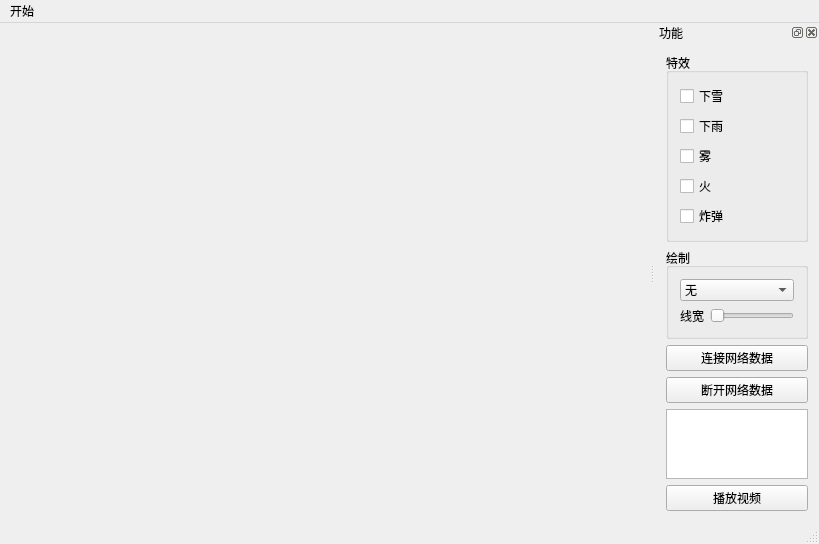
<?xml version="1.0" encoding="UTF-8"?>
<ui version="4.0">
 <class>OSGEarthWindowClass</class>
 <widget class="QMainWindow" name="OSGEarthWindowClass">
  <property name="geometry">
   <rect>
    <x>0</x>
    <y>0</y>
    <width>819</width>
    <height>524</height>
   </rect>
  </property>
  <property name="windowTitle">
   <string>OSGEarthWindow</string>
  </property>
  <widget class="QWidget" name="centralWidget"/>
  <widget class="QMenuBar" name="menuBar">
   <property name="geometry">
    <rect>
     <x>0</x>
     <y>0</y>
     <width>819</width>
     <height>23</height>
    </rect>
   </property>
   <widget class="QMenu" name="menuKais">
    <property name="title">
     <string>开始</string>
    </property>
    <addaction name="actionExit"/>
   </widget>
   <addaction name="menuKais"/>
  </widget>
  <widget class="QDockWidget" name="dockWidget">
   <property name="minimumSize">
    <size>
     <width>148</width>
     <height>428</height>
    </size>
   </property>
   <property name="layoutDirection">
    <enum>Qt::LeftToRight</enum>
   </property>
   <property name="allowedAreas">
    <set>Qt::RightDockWidgetArea</set>
   </property>
   <property name="windowTitle">
    <string>功能</string>
   </property>
   <attribute name="dockWidgetArea">
    <number>2</number>
   </attribute>
   <widget class="QWidget" name="dockWidgetContents">
    <layout class="QGridLayout" name="gridLayout_2">
     <item row="2" column="1">
      <widget class="QPushButton" name="pushButtonOpen">
       <property name="text">
        <string>连接网络数据</string>
       </property>
      </widget>
     </item>
     <item row="3" column="1">
      <widget class="QPushButton" name="pushButtonClose">
       <property name="text">
        <string>断开网络数据</string>
       </property>
      </widget>
     </item>
     <item row="5" column="1">
      <widget class="QPushButton" name="pushButtonPlay">
       <property name="text">
        <string>播放视频</string>
       </property>
      </widget>
     </item>
     <item row="0" column="1">
      <widget class="QGroupBox" name="groupBox">
       <property name="title">
        <string>特效</string>
       </property>
       <layout class="QFormLayout" name="formLayout_2">
        <item row="0" column="0">
         <widget class="QCheckBox" name="checkBoxSnow">
          <property name="text">
           <string>下雪</string>
          </property>
          <property name="tristate">
           <bool>false</bool>
          </property>
         </widget>
        </item>
        <item row="1" column="0">
         <widget class="QCheckBox" name="checkBoxRain">
          <property name="text">
           <string>下雨</string>
          </property>
         </widget>
        </item>
        <item row="2" column="0">
         <widget class="QCheckBox" name="checkBoxWu">
          <property name="text">
           <string>雾</string>
          </property>
         </widget>
        </item>
        <item row="3" column="0">
         <widget class="QCheckBox" name="checkBoxFire">
          <property name="text">
           <string>火</string>
          </property>
         </widget>
        </item>
        <item row="4" column="0">
         <widget class="QCheckBox" name="checkBoxBoom">
          <property name="text">
           <string>炸弹</string>
          </property>
         </widget>
        </item>
       </layout>
      </widget>
     </item>
     <item row="1" column="1">
      <widget class="QGroupBox" name="groupBox_2">
       <property name="title">
        <string>绘制</string>
       </property>
       <layout class="QGridLayout" name="gridLayout">
        <item row="0" column="0">
         <widget class="QComboBox" name="comboBox">
          <item>
           <property name="text">
            <string>无</string>
           </property>
          </item>
          <item>
           <property name="text">
            <string>绘制点</string>
           </property>
          </item>
          <item>
           <property name="text">
            <string>绘制线</string>
           </property>
          </item>
          <item>
           <property name="text">
            <string>绘制三角形</string>
           </property>
          </item>
          <item>
           <property name="text">
            <string>绘制平行四边形</string>
           </property>
          </item>
         </widget>
        </item>
        <item row="1" column="0">
         <layout class="QGridLayout" name="gridLayout_3">
          <property name="spacing">
           <number>6</number>
          </property>
          <item row="0" column="1" colspan="2">
           <widget class="QSlider" name="horizontalSlider">
            <property name="orientation">
             <enum>Qt::Horizontal</enum>
            </property>
           </widget>
          </item>
          <item row="0" column="0">
           <widget class="QLabel" name="label">
            <property name="text">
             <string>线宽</string>
            </property>
           </widget>
          </item>
         </layout>
        </item>
       </layout>
      </widget>
     </item>
     <item row="4" column="1">
      <widget class="QTreeView" name="treeView">
       <property name="enabled">
        <bool>true</bool>
       </property>
       <property name="sizePolicy">
        <sizepolicy hsizetype="Ignored" vsizetype="Expanding">
         <horstretch>0</horstretch>
         <verstretch>0</verstretch>
        </sizepolicy>
       </property>
      </widget>
     </item>
    </layout>
   </widget>
  </widget>
  <widget class="QStatusBar" name="statusBar"/>
  <action name="actionExit">
   <property name="text">
    <string>退出</string>
   </property>
  </action>
 </widget>
 <layoutdefault spacing="6" margin="11"/>
 <resources>
  <include location="osgearthwindow.qrc"/>
 </resources>
 <connections/>
</ui>
